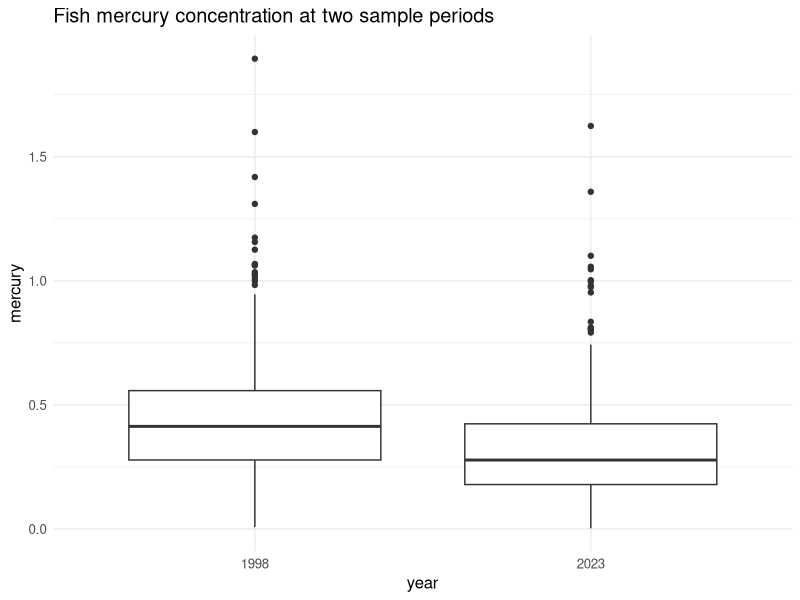
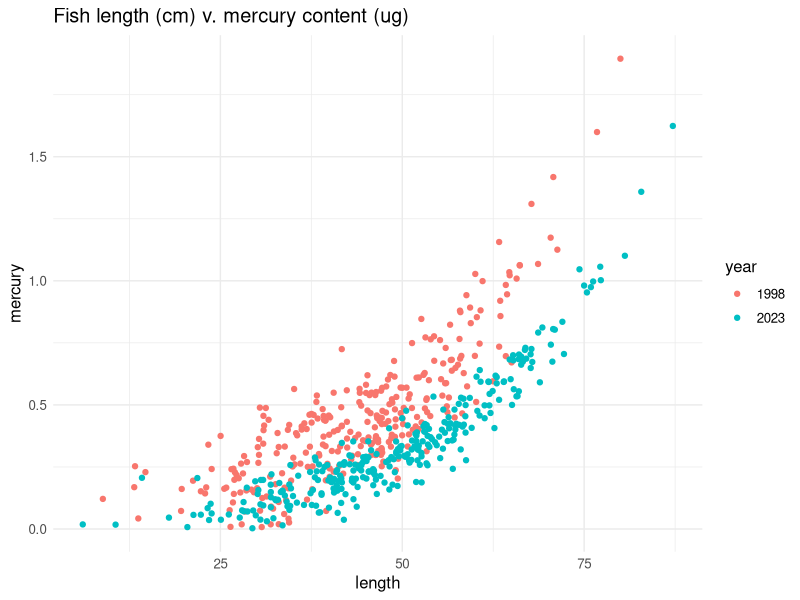
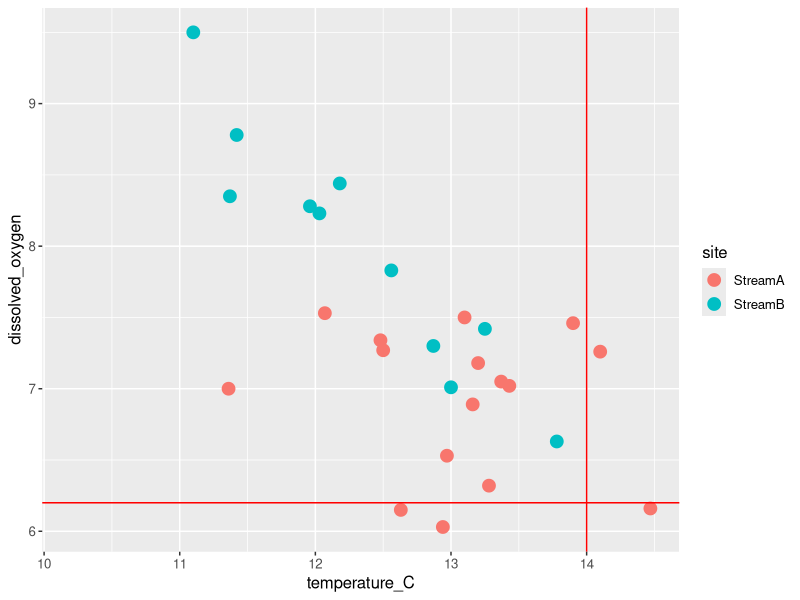
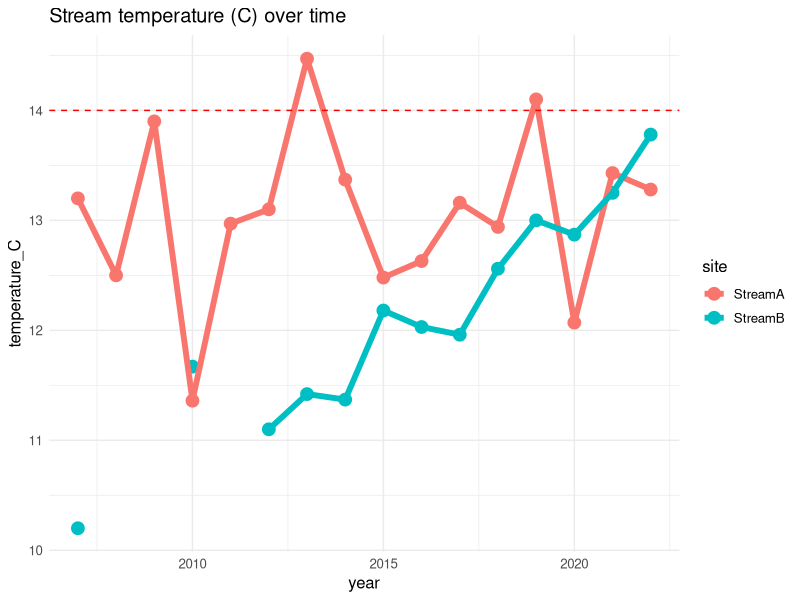
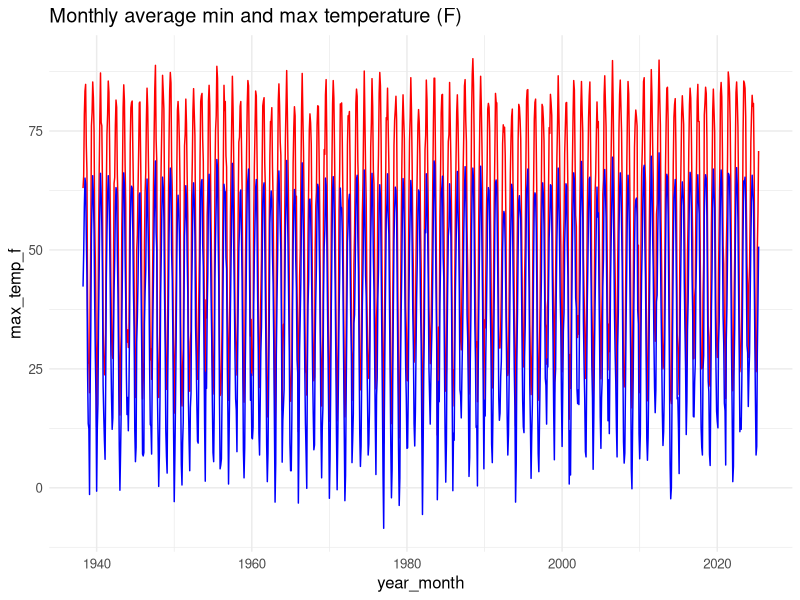
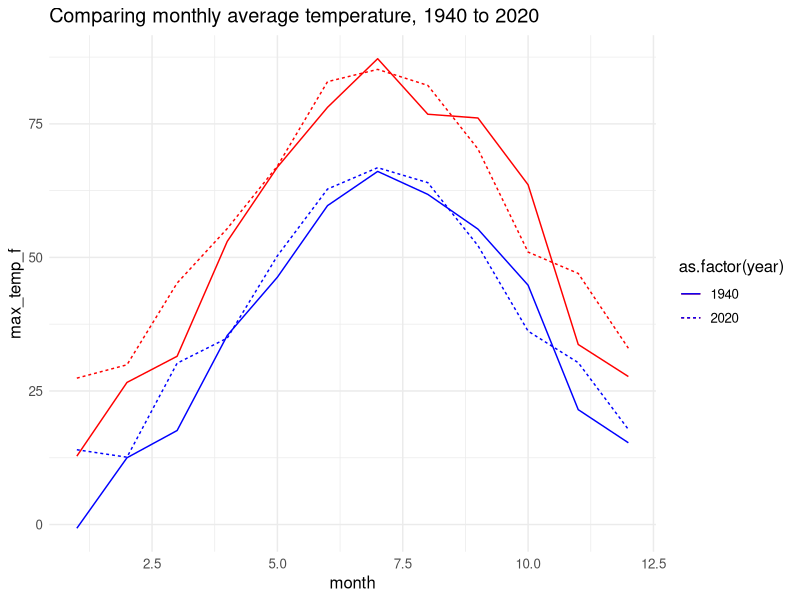
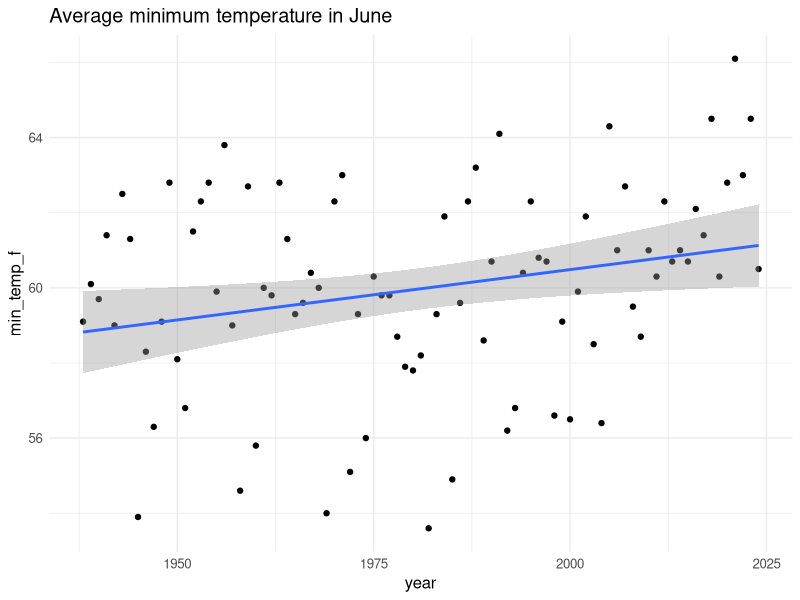
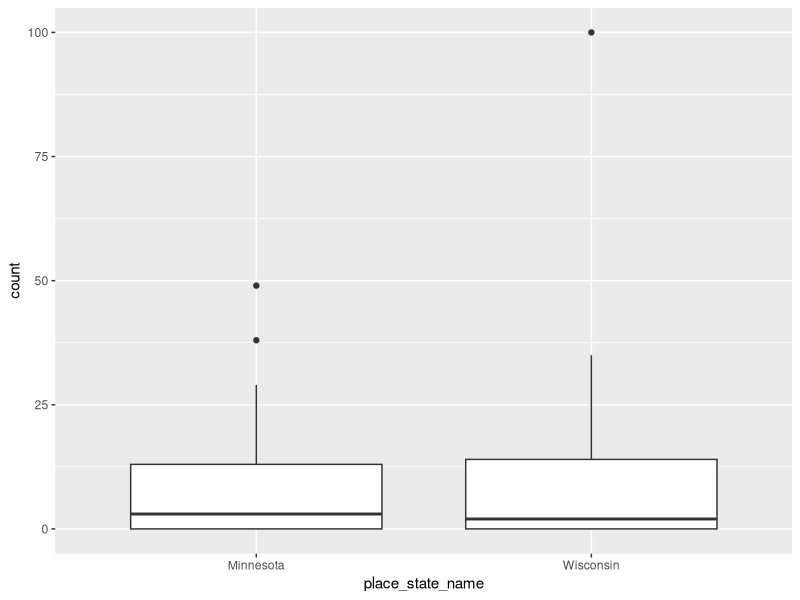

Here is the R script that generated these plots, in order:
## ---- chunk 1
knitr::opts_chunk$set(echo = TRUE)
library(tidyverse)
## ---- chunk 2
# read in data frame 
fish <- read.csv("data/fish_samples_mercury.csv")

# convert year to a factor for easier plotting 
fish$year = as.factor(fish$year)

ggplot(fish, aes(x=year, y=mercury)) + geom_boxplot() +
   theme_minimal() +
  # make text larger 
  theme(text=element_text(size=12)) + 
  # set a title 
  ggtitle("Fish mercury concentration at two sample periods")

ggplot(fish, aes(x=length, y=mercury, col=year)) + geom_point() +
  theme_minimal() +
  # make text larger 
  theme(text=element_text(size=12)) + 
  # set a title 
  ggtitle("Fish length (cm) v. mercury content (ug)")

## ---- chunk 3

streams = read.csv("data/stream_water_quality.csv")

ggplot(streams, aes(temperature_C, dissolved_oxygen, color = site)) +
  # Then we specify a scatter plot (points) and set the size of the points to 4 
  geom_point(size=4) +
  # increase size of text 
  theme(text=element_text(size=20)) +
  # add a horizontal line to represent threshold of dissolved oxygen 
  geom_hline(yintercept = 6.2, col = "red") +
  # add a vertical line to represent a threshold of maximum temperature 
  geom_vline(xintercept = 14, col = "red") +
  # We'll use the same simple "theme" we used in module 1.
  theme(text=element_text(size=12))

ggplot(streams, aes(year, temperature_C, color = site)) +
  # We start by plotting points (as we did in the scatter plot code)
  geom_point(size=4) +
  # Next, we add lines connecting adjacent points in time using geom_line()
  # Note how ggplot() allows you to add features like lines in a step by step way. 
  geom_line(size=2) +
  # We'll add a line indicating the "danger zone" of temperatures above 14 C.
  geom_hline(yintercept = 14, col = "red", linetype="dashed") +
  # and we'll use the same theme as always.
  theme_minimal() +
  # make text larger 
  theme(text=element_text(size=12)) + 
  # set a title 
  ggtitle("Stream temperature (C) over time")

## ---- chunk 4
# read in data 
temps = read.csv("data/MN_temperature.csv")

# convert year-month format to date 
temps$year_month = as.Date(temps$year_month)

ggplot(temps, aes(x=year_month)) +
     geom_line(aes(y=max_temp_f), col="red") +
     geom_line(aes(y=min_temp_f), col="blue") +
    theme_minimal() +
  # make text larger 
    theme(text=element_text(size=12)) + 
  # set a title 
    ggtitle("Monthly average min and max temperature (F)")

temps %>% dplyr::filter(year==1940 | year==2020) %>% 
  ggplot(aes(x=month, linetype=as.factor(year))) +
  geom_line(aes(y=max_temp_f), col="red") + 
  geom_line(aes(y=min_temp_f), col="blue") +
  theme_minimal() +
  # make text larger 
  theme(text=element_text(size=12)) + 
  # set a title 
  ggtitle("Comparing monthly average temperature, 1940 to 2020")

temps %>% filter(month==6) %>% 
  ggplot(aes(x=year, y=min_temp_f)) +
  geom_point() + 
  geom_smooth(method='lm') +
  theme_minimal() +
  # make text larger 
  theme(text=element_text(size=12)) + 
  # set a title 
  ggtitle("Average minimum temperature in June")


## ---- chunk 5

inat = read.csv("data/inaturalist_fish_count.csv")

ggplot(inat, aes(x=place_state_name, y=count)) +
  geom_boxplot()


ggplot(inat, aes(y=common_name, 
                     x=count, 
                     fill=place_state_name)) +
  geom_col() +
  theme_minimal() +
  # make text larger 
  theme(text=element_text(size=12)) + 
  # set a title 
  ggtitle("Count of threatened fish species observed in iNaturalist in MN/WI")

